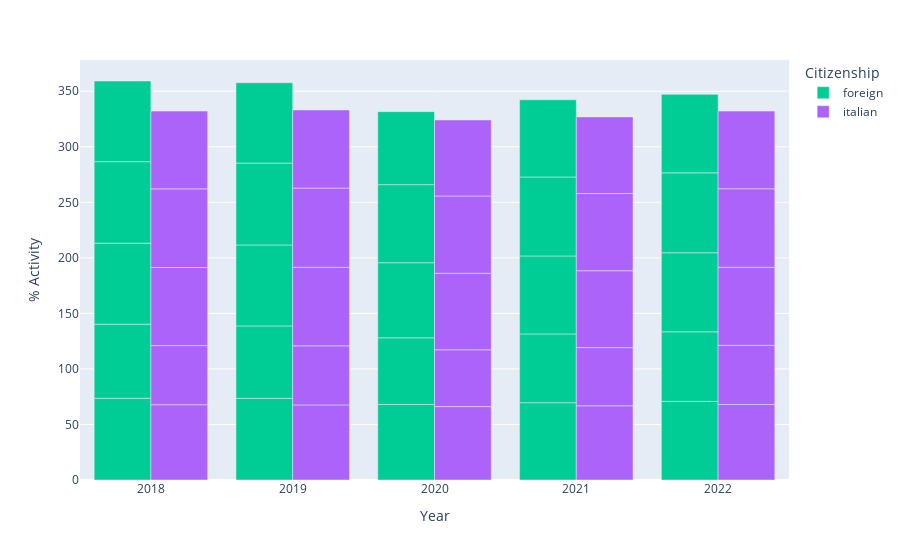

Notebook code for this chart:
### Code cell
import plotly.express as px
df = mashup
fig = px.bar(df, x="Year", y="% Activity", color="Citizenship", barmode="group",
             category_orders={"Territory": ["Centro(I)", "Mezzogiorno", "Nord", "Nord-est", "Nord-ovest"],
                              "Citizenship": ["Foreigner", "Italian"],
                              "Year": ["2018", "2019"]})
fig.show()

### Figure 1 — Plotly figure (JSON) as saved in the notebook; plotly's stock layout.template omitted (floating-point values rounded to 4 significant figures)
{"data": [{"alignmentgroup": "True", "hovertemplate": "Citizenship=foreign<br>Year=%{x}<br>% Activity=%{y}<extra></extra>", "legendgroup": "foreign", "marker": {"color": "#00cc96", "pattern": {"shape": ""}}, "name": "foreign", "offsetgroup": "foreign", "orientation": "v", "showlegend": true, "textposition": "auto", "type": "bar", "x": [2018, 2019, 2020, 2021, 2022, 2018, 2019, 2020, 2021, 2022, 2018, 2019, 2020, 2021, 2022, 2018, 2019, 2020, 2021, 2022, 2018, 2019, 2020, 2021, 2022], "xaxis": "x", "y": [73.6, 73.5, 68, 69.6, 70.8, 66.7, 65.2, 60, 61.9, 62.6, 72.9, 72.9, 67.6, 70.2, 71.2, 73.4, 73.7, 70.3, 71.1, 71.9, 72.6, 72.3, 65.7, 69.5, 70.7], "yaxis": "y"}, {"alignmentgroup": "True", "hovertemplate": "Citizenship=italian<br>Year=%{x}<br>% Activity=%{y}<extra></extra>", "legendgroup": "italian", "marker": {"color": "#ab63fa", "pattern": {"shape": ""}}, "name": "italian", "offsetgroup": "italian", "orientation": "v", "showlegend": true, "textposition": "auto", "type": "bar", "x": [2018, 2019, 2020, 2021, 2022, 2018, 2019, 2020, 2021, 2022, 2018, 2019, 2020, 2021, 2022, 2018, 2019, 2020, 2021, 2022, 2018, 2019, 2020, 2021, 2022], "xaxis": "x", "y": [67.8, 67.6, 66.1, 66.8, 68, 53.2, 53.2, 51.1, 52.4, 53.2, 70.3, 70.7, 68.9, 69.2, 70.3, 70.8, 71.3, 69.6, 69.5, 70.7, 70, 70.3, 68.4, 69, 69.9], "yaxis": "y"}], "layout": {"barmode": "group", "legend": {"title": {"text": "Citizenship"}, "tracegroupgap": 0}, "margin": {"t": 60}, "xaxis": {"anchor": "y", "categoryarray": ["2018", "2019"], "categoryorder": "array", "domain": [0, 1], "title": {"text": "Year"}}, "yaxis": {"anchor": "x", "domain": [0, 1], "title": {"text": "% Activity"}}}}
